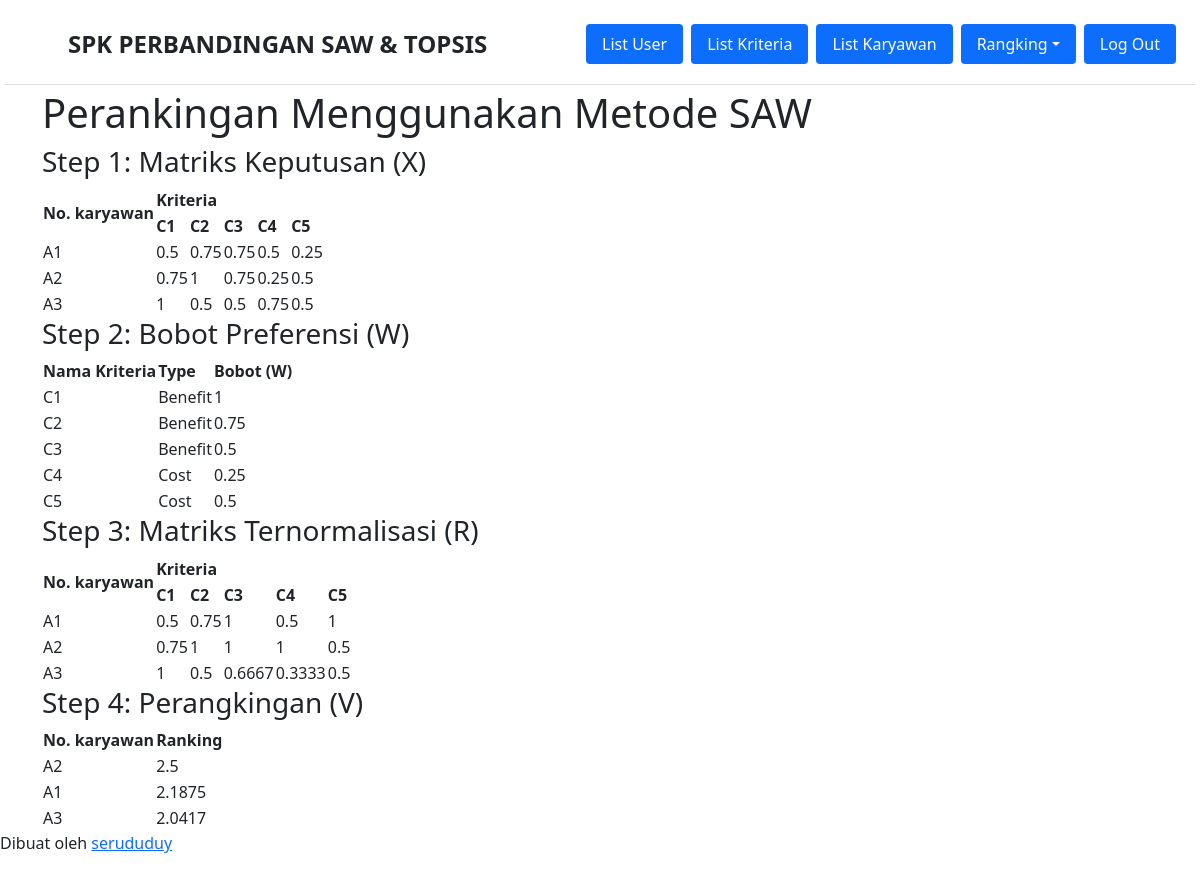
Screenshot of /ranking-saw.php (signed in) with the database file from the repository.
### tables this page shows
CREATE TABLE `kriteria` (
  `id_kriteria` int(10) NOT NULL,
  `nama` varchar(30) NOT NULL,
  `type` enum('benefit','cost') NOT NULL,
  `bobot` float NOT NULL,
  `ada_pilihan` tinyint(1) DEFAULT NULL,
  `urutan_order` int(2) NOT NULL
);

CREATE TABLE `karyawan` (
  `id_karyawan` int(10) NOT NULL,
  `no_kalung` varchar(6) NOT NULL,
  `ciri_khas` text NOT NULL,
  `tanggal_input` date NOT NULL
);

### ranking-saw.php (the view)
<?php
require_once('includes/init.php');
$judul_page = 'Perankingan Menggunakan Metode SAW';
require_once('template-parts/header.php');
$digit = 4;
$query = $pdo->prepare('SELECT id_kriteria, nama, type, bobot
	FROM kriteria ORDER BY urutan_order ASC');
$query->execute();
$query->setFetchMode(PDO::FETCH_ASSOC);
$kriterias = $query->fetchAll();
$query2 = $pdo->prepare('SELECT id_karyawan, no_kalung FROM karyawan');
$query2->execute();
$query2->setFetchMode(PDO::FETCH_ASSOC);
$karyawans = $query2->fetchAll();
$matriks_x = array();
$list_kriteria = array();
foreach($kriterias as $kriteria):
	$list_kriteria[$kriteria['id_kriteria']] = $kriteria;
	foreach($karyawans as $karyawan):
		$id_karyawan = $karyawan['id_karyawan'];
		$id_kriteria = $kriteria['id_kriteria'];
		$query3 = $pdo->prepare('SELECT nilai FROM nilai_karyawan
			WHERE id_karyawan = :id_karyawan AND id_kriteria = :id_kriteria');
		$query3->execute(array(
			'id_karyawan' => $id_karyawan,
			'id_kriteria' => $id_kriteria,
		));
		$query3->setFetchMode(PDO::FETCH_ASSOC);
		if($nilai_karyawan = $query3->fetch()) {
			$matriks_x[$id_kriteria][$id_karyawan] = $nilai_karyawan['nilai'];
		} else {
			$matriks_x[$id_kriteria][$id_karyawan] = 0;
		}
	endforeach;
endforeach;
$matriks_r = array();
foreach($matriks_x as $id_kriteria => $nilai_karyawans):
	$tipe = $list_kriteria[$id_kriteria]['type'];
	foreach($nilai_karyawans as $id_alternatif => $nilai) {
		if($tipe == 'benefit') {
			$nilai_normal = $nilai / max($nilai_karyawans);
		} elseif($tipe == 'cost') {
			$nilai_normal = min($nilai_karyawans) / $nilai;
		}
		$matriks_r[$id_kriteria][$id_alternatif] = $nilai_normal;
	}
endforeach;
$ranks = array();
foreach($karyawans as $karyawan):
	$total_nilai = 0;
	foreach($list_kriteria as $kriteria) {
		$bobot = $kriteria['bobot'];
		$id_karyawan = $karyawan['id_karyawan'];
		$id_kriteria = $kriteria['id_kriteria'];
		$nilai_r = $matriks_r[$id_kriteria][$id_karyawan];
		$total_nilai = $total_nilai + ($bobot * $nilai_r);
	}
	$ranks[$karyawan['id_karyawan']]['id_karyawan'] = $karyawan['id_karyawan'];
	$ranks[$karyawan['id_karyawan']]['no_kalung'] = $karyawan['no_kalung'];
	$ranks[$karyawan['id_karyawan']]['nilai'] = $total_nilai;
endforeach;
?>
<div class="main-content-row">
<div class="container clearfix">
	<div class="main-content main-content-full the-content">
		<h1><?php echo $judul_page; ?></h1>
		<h3>Step 1: Matriks Keputusan (X)</h3>
		<table class="pure-table pure-table-striped">
			<thead>
				<tr class="super-top">
					<th rowspan="2" class="super-top-left">No. karyawan</th>
					<th colspan="<?php echo count($kriterias); ?>">Kriteria</th>
				</tr>
				<tr>
					<?php foreach($kriterias as $kriteria ): ?>
						<th><?php echo $kriteria['nama']; ?></th>
					<?php endforeach; ?>
				</tr>
			</thead>
			<tbody>
				<?php foreach($karyawans as $karyawan): ?>
					<tr>
						<td><?php echo $karyawan['no_kalung']; ?></td>
						<?php
						foreach($kriterias as $kriteria):
							$id_karyawan = $karyawan['id_karyawan'];
							$id_kriteria = $kriteria['id_kriteria'];
							echo '<td>';
							echo $matriks_x[$id_kriteria][$id_karyawan];
							echo '</td>';
						endforeach;
						?>
					</tr>
				<?php endforeach; ?>
			</tbody>
		</table>
		<h3>Step 2: Bobot Preferensi (W)</h3>
		<table class="pure-table pure-table-striped">
			<thead>
				<tr>
					<th>Nama Kriteria</th>
					<th>Type</th>
					<th>Bobot (W)</th>
				</tr>
			</thead>
			<tbody>
				<?php foreach($kriterias as $hasil): ?>
					<tr>
						<td><?php echo $hasil['nama']; ?></td>
						<td>
						<?php
						if($hasil['type'] == 'benefit') {
							echo 'Benefit';
						} elseif($hasil['type'] == 'cost') {
							echo 'Cost';
						}
						?>
						</td>
						<td><?php echo $hasil['bobot']; ?></td>
					</tr>
				<?php endforeach; ?>
			</tbody>
		</table>
		<h3>Step 3: Matriks Ternormalisasi (R)</h3>
		<table class="pure-table pure-table-striped">
			<thead>
				<tr class="super-top">
					<th rowspan="2" class="super-top-left">No. karyawan</th>
					<th colspan="<?php echo count($kriterias); ?>">Kriteria</th>
				</tr>
				<tr>
					<?php foreach($kriterias as $kriteria ): ?>
						<th><?php echo $kriteria['nama']; ?></th>
					<?php endforeach; ?>
				</tr>
			</thead>
			<tbody>
				<?php foreach($karyawans as $karyawan): ?>
					<tr>
						<td><?php echo $karyawan['no_kalung']; ?></td>
						<?php
						foreach($kriterias as $kriteria):
							$id_karyawan = $karyawan['id_karyawan'];
							$id_kriteria = $kriteria['id_kriteria'];
							echo '<td>';
							echo round($matriks_r[$id_kriteria][$id_karyawan], $digit);
							echo '</td>';
						endforeach;
						?>
					</tr>
				<?php endforeach; ?>
			</tbody>
		</table>
		<?php
		$sorted_ranks = $ranks;
		if(function_exists('array_multisort')):
			$no_kalung = array();
			$nilai = array();
			foreach ($sorted_ranks as $key => $row) {
				$no_kalung[$key]  = $row['no_kalung'];
				$nilai[$key] = $row['nilai'];
			}
			array_multisort($nilai, SORT_DESC, $no_kalung, SORT_ASC, $sorted_ranks);
		endif;
		?>
		<h3>Step 4: Perangkingan (V)</h3>
		<table class="pure-table pure-table-striped">
			<thead>
				<tr>
					<th class="super-top-left">No. karyawan</th>
					<th>Ranking</th>
				</tr>
			</thead>
			<tbody>
				<?php foreach($sorted_ranks as $karyawan ): ?>
					<tr>
						<td><?php echo $karyawan['no_kalung']; ?></td>
						<td><?php echo round($karyawan['nilai'], $digit); ?></td>
					</tr>
				<?php endforeach; ?>
			</tbody>
		</table>
	</div>
</div>
</div>
<?php
require_once('template-parts/footer.php');

### rows the page displays
kriteria: nama "C1", id_kriteria.id_karyawan "0.5", id_kriteria.id_karyawan "0.75", id_kriteria.id_karyawan "1", type "Benefit", bobot "1"
kriteria: nama "C2", id_kriteria.id_karyawan "0.75", id_kriteria.id_karyawan "1", id_kriteria.id_karyawan "0.5", type "Benefit", bobot "0.75"
kriteria: nama "C3", id_kriteria.id_karyawan "0.75", id_kriteria.id_karyawan "0.5", type "Benefit", bobot "0.5", id_kriteria.id_karyawan "1", id_kriteria.id_karyawan "0.6667"
kriteria: nama "C4", id_kriteria.id_karyawan "0.5", id_kriteria.id_karyawan "0.25", id_kriteria.id_karyawan "0.75", type "Cost", bobot "0.25", id_kriteria.id_karyawan "1", id_kriteria.id_karyawan "0.3333"
kriteria: nama "C5", id_kriteria.id_karyawan "0.25", id_kriteria.id_karyawan "0.5", type "Cost", bobot "0.5", id_kriteria.id_karyawan "1"
karyawan: no_kalung "A1"
karyawan: no_kalung "A2"
karyawan: no_kalung "A3"

### other values shown
$judul_page "Perankingan Menggunakan Metode SAW"
$karyawan['no_kalung'] "A2"
$karyawan['nilai'] "2.5"
$karyawan['no_kalung'] "A1"
$karyawan['nilai'] "2.1875"
$karyawan['no_kalung'] "A3"
$karyawan['nilai'] "2.0417"
